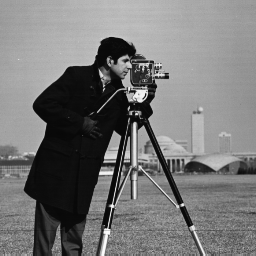
%> input picture cameraman.png, 256 x 256 px
$ octave --eval "ssd_subregions;"   (GNU Octave 9; MATLAB toolbox functions it lacks are replaced by stand-ins)
%> lines starting %> are read from the running program, lines starting %| are printed output that depends on the picture
%{
Access top-left and bottom-right 50*50 image section and compute
their Sum Squared Difference(SSD)
%}

function ssd_subregions()
img = imread('cameraman.png');
%> img is the input picture: size 256x256 uint8; min 7, max 253, mean 118.7
subimg1 = img(1:50,1:50);
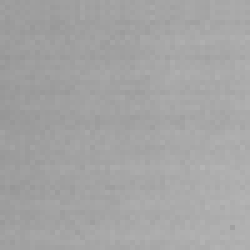
%> subimg1: size 50x50 uint8 (shown 5 times larger); min 150, max 180, mean 164.2
subimg2 = img(  end -49 :end,  end -49 :end);
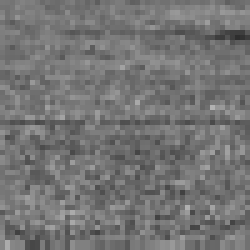
%> subimg2: size 50x50 uint8 (shown 5 times larger); min 46, max 177, mean 116.5
SSD = sum(sum((double(subimg1) - double(subimg2)).^2));
%> SSD = 6529105
disp(SSD);
%| 6529105
end
